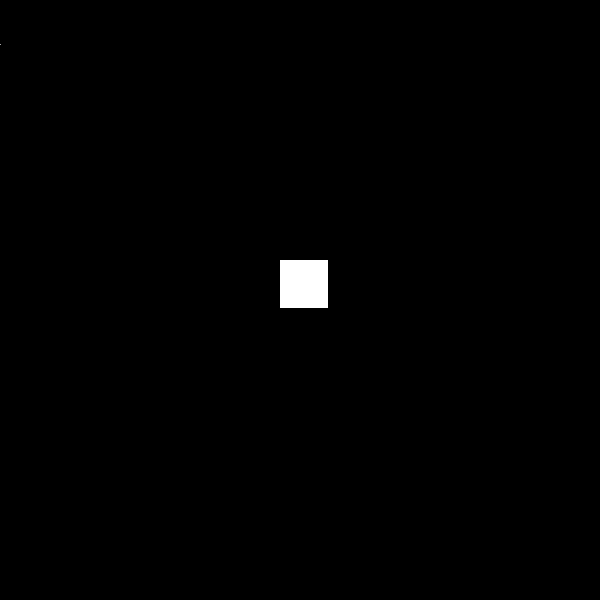
#> input picture Filtragem frequencia/sinc_original_menor.tif, 600 x 600 px
$ python ex2.py
#> lines starting #> are read from the running program, lines starting #| are printed output that depends on the picture
import cv2
import numpy as np
import matplotlib.pyplot as plt

# Função para criar filtros passa-baixa
def ideal_lowpass_filter(shape, cutoff_freq):
    rows, cols = shape
    x = np.arange(-cols // 2, cols // 2)
    y = np.arange(-rows // 2, rows // 2)
    X, Y = np.meshgrid(x, y)
    D = np.sqrt(X**2 + Y**2)
    H = np.zeros_like(D)
    H[D <= cutoff_freq] = 1
    return H

def butterworth_lowpass_filter(shape, cutoff_freq, order):
    rows, cols = shape
    x = np.arange(-cols // 2, cols // 2)
    y = np.arange(-rows // 2, rows // 2)
    X, Y = np.meshgrid(x, y)
    D = np.sqrt(X**2 + Y**2)
    H = 1 / (1 + (D / cutoff_freq)**(2 * order))
    return H

def gaussian_lowpass_filter(shape, cutoff_freq):
    rows, cols = shape
    x = np.arange(-cols // 2, cols // 2)
    y = np.arange(-rows // 2, rows // 2)
    X, Y = np.meshgrid(x, y)
    D = np.sqrt(X**2 + Y**2)
    H = np.exp(-(D**2) / (2 * (cutoff_freq**2)))
    return H

# Carregando a imagem
image = cv2.imread('sinc_original_menor.tif', cv2.IMREAD_GRAYSCALE)
#> image is the input picture: shape (600, 600); min 0, max 255, mean 1.6

# Redimensionando a imagem
image = cv2.resize(image, (256, 256))
#> image: shape (256, 256)

# Aplicando a Transformada de Fourier
fft_image = np.fft.fftshift(np.fft.fft2(image))
magnitude_spectrum = np.log(np.abs(fft_image) + 1)
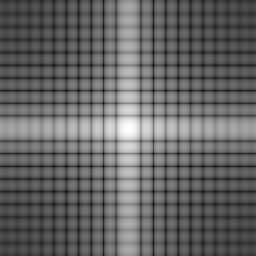
#> magnitude_spectrum: shape (256, 256) float64; min 1.59, max 11.58, mean 5.56; drawn with min black and max white

# Definindo os parâmetros dos filtros
shape = image.shape
#> shape = (256, 256)
cutoff_freq = 50
order = 2

# Criando os filtros
ideal_filter = ideal_lowpass_filter(shape, cutoff_freq)
butterworth_filter = butterworth_lowpass_filter(shape, cutoff_freq, order)
gaussian_filter = gaussian_lowpass_filter(shape, cutoff_freq)

# Aplicando os filtros
filtered_ideal = fft_image * ideal_filter
filtered_butterworth = fft_image * butterworth_filter
filtered_gaussian = fft_image * gaussian_filter

# Calculando a transformada inversa de Fourier para as imagens filtradas
filtered_ideal = np.fft.ifft2(np.fft.ifftshift(filtered_ideal)).real
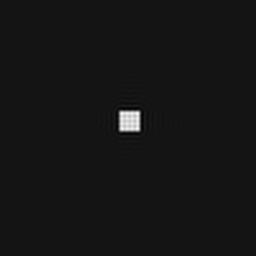
#> filtered_ideal: shape (256, 256) float64; min -26.93, max 307.9, mean 1.6; drawn with min black and max white
filtered_butterworth = np.fft.ifft2(np.fft.ifftshift(filtered_butterworth)).real
filtered_gaussian = np.fft.ifft2(np.fft.ifftshift(filtered_gaussian)).real

# Visualizando as imagens
plt.figure(figsize=(10, 5))

plt.subplot(231), plt.imshow(image, cmap='gray')
plt.title('Imagem Original'), plt.axis('off')

plt.subplot(232), plt.imshow(magnitude_spectrum, cmap='gray')
plt.title('Espectro de Fourier'), plt.axis('off')

plt.subplot(233), plt.imshow(ideal_filter, cmap='gray')
plt.title('Filtro Ideal'), plt.axis('off')

plt.subplot(234), plt.imshow(filtered_ideal, cmap='gray')
plt.title('Imagem Filtrada (Ideal)'), plt.axis('off')

plt.subplot(235), plt.imshow(butterworth_filter, cmap='gray')
plt.title('Filtro Butterworth'), plt.axis('off')

plt.subplot(236), plt.imshow(filtered_butterworth, cmap='gray')
plt.title('Imagem Filtrada (Butterworth)'), plt.axis('off')

plt.tight_layout()
plt.show()
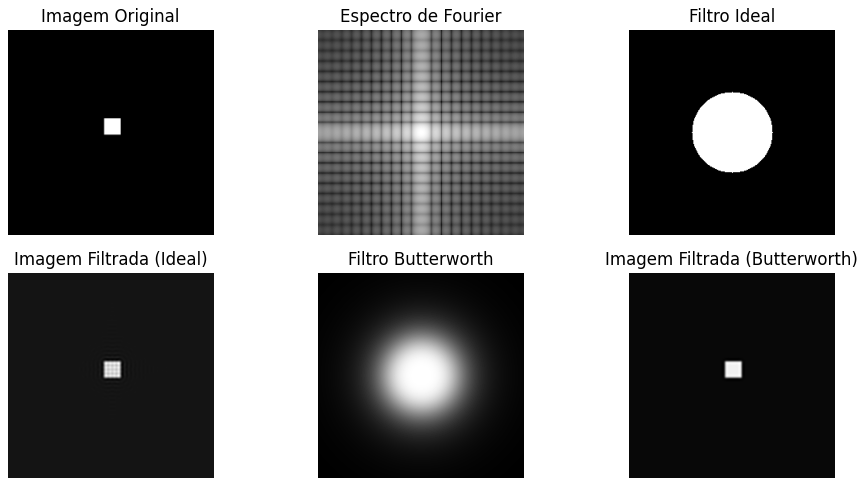
#> figure drawn by matplotlib, 6 panels

plt.figure(figsize=(10, 5))

plt.subplot(231), plt.imshow(gaussian_filter, cmap='gray')
plt.title('Filtro Gaussiano'), plt.axis('off')

plt.subplot(232), plt.imshow(filtered_gaussian, cmap='gray')
plt.title('Imagem Filtrada (Gaussiano)'), plt.axis('off')

plt.tight_layout()
plt.show()
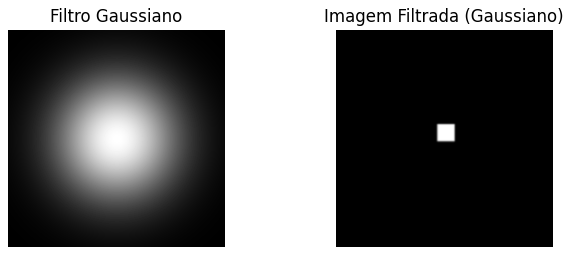
#> figure drawn by matplotlib, 2 panels
